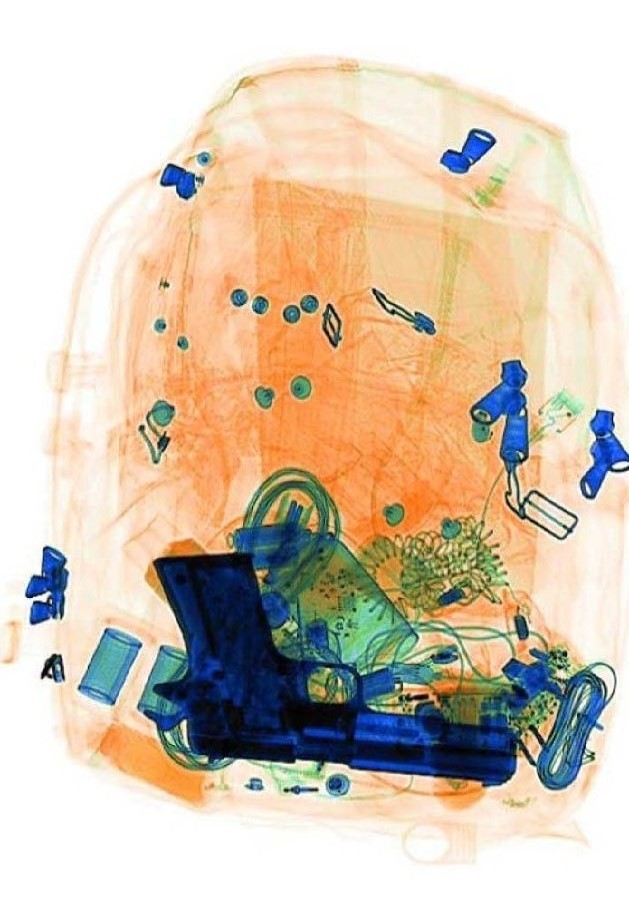
#> input picture code/images/gun.jpg, 629 x 902 px
$ python segmentation.py
#> lines starting #> are read from the running program, lines starting #| are printed output that depends on the picture; after the words box and inside, x2 and y2 are one past the last pixel; in counts of white or black regions, pixels touching at a corner belong together
import numpy as np
import cv2
from matplotlib import pyplot as plt


# Load the image
img = cv2.imread('./images/gun.jpg')
#> img is the input picture: shape (902, 629, 3); mean B, G, R 177.9, 196.9, 212.2
img = cv2.cvtColor(img, cv2.COLOR_BGR2RGB)

# Prepocess
gray = cv2.cvtColor(img, cv2.COLOR_BGR2GRAY)
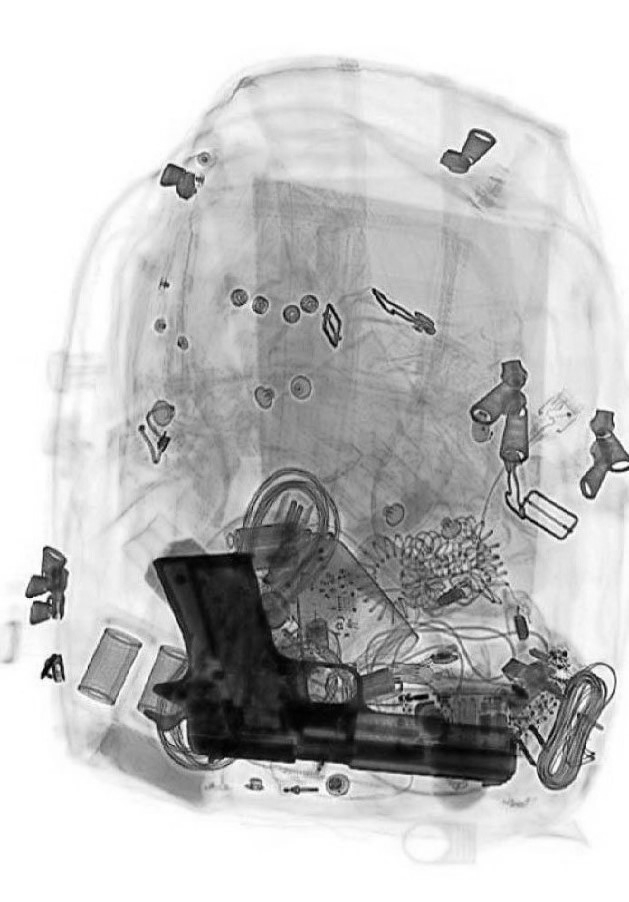
#> gray: shape (902, 629); min 0, max 255, mean 193
blur = cv2.blur(gray, (3, 3), 1)
flag, thresh = cv2.threshold(blur, 69, 255, cv2.THRESH_BINARY_INV)
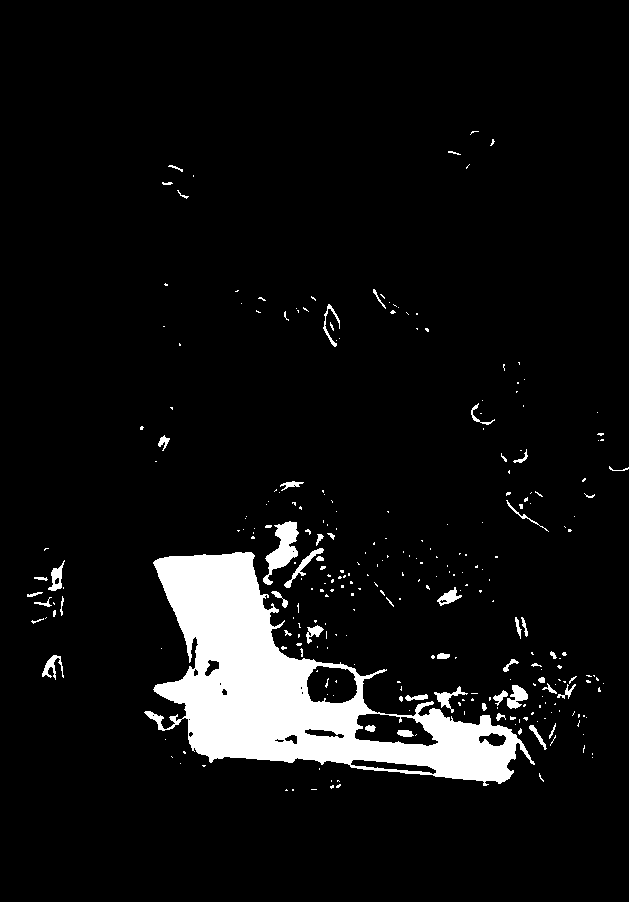
#> thresh: shape (902, 629); 6.9% white; 283 white regions (232 under 20 px)

# Find contours
contours, hierarchy = cv2.findContours(thresh, cv2.RETR_TREE, cv2.CHAIN_APPROX_SIMPLE)
#> contours = 304 contours, 255 with area under 20; largest, box (x1, y1, x2, y2) and area: (144, 552, 535, 786) 36521, (354, 713, 439, 747) 1908, (306, 665, 358, 704) 1600, (263, 521, 299, 585) 914, (350, 759, 437, 775) 570
contours = sorted(contours, key=cv2.contourArea, reverse=True)
mask = np.zeros(img.shape, np.uint8)
cv2.drawContours(mask, contours[0:3], -1, (0, 0, 255), thickness=cv2.FILLED)
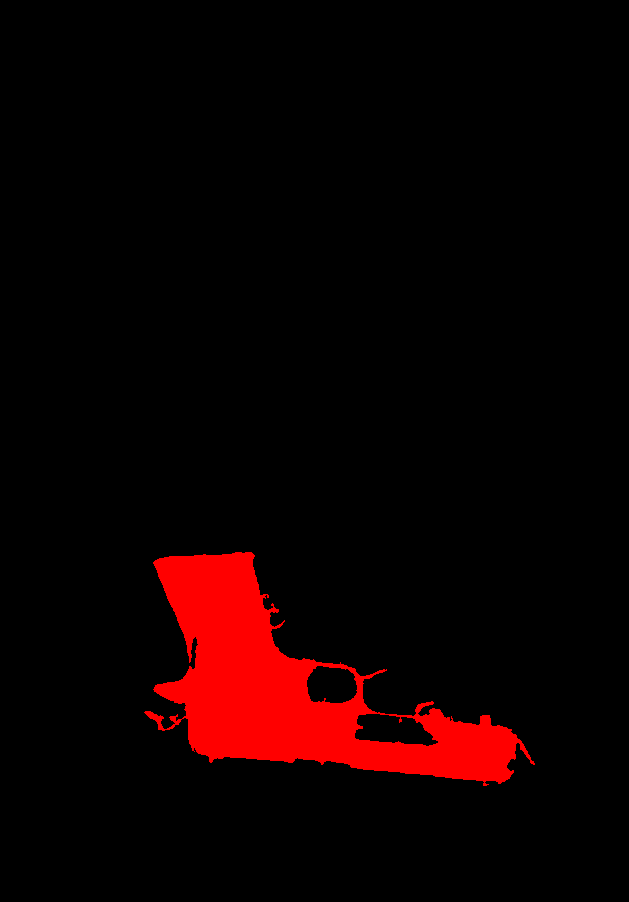
#> mask: shape (902, 629, 3); mean of channels 0, 1, 2 0, 0, 15.3; drawn as B, G, R

# Select long perimeters only
perimeters = [cv2.arcLength(contours[i], True) for i in range(len(contours))]
#> perimeters = 304 values, max 1720.6 at index 0, min 0 at index 210, mean 22.82
listindex = [i for i in range(15) if perimeters[i] > perimeters[0] / 2]
#> listindex = [0]
numcards = len(listindex)
#> numcards = 1

# Show images side by side using Matplotlib
fig = plt.figure(figsize=(15, 5))

# Original image
ax1 = fig.add_subplot(151)
ax1.imshow(img)
ax1.set_title('Original Image')
ax1.axis('off')

# Grayscale image
ax2 = fig.add_subplot(152)
ax2.imshow(gray, cmap='gray')
ax2.set_title('Grayscale')
ax2.axis('off')

# Blurred image
ax3 = fig.add_subplot(153)
ax3.imshow(blur, cmap='gray')
ax3.set_title('Blurred')
ax3.axis('off')

# Thresholded image
ax4 = fig.add_subplot(154)
ax4.imshow(thresh, cmap='gray')
ax4.set_title('Thresholded')
ax4.axis('off')

# Contours masked on the original image
ax5 = fig.add_subplot(155)
imgcont = img.copy()
[cv2.drawContours(imgcont, [contours[i]], -1, (0, 255, 0), -1) for i in listindex]
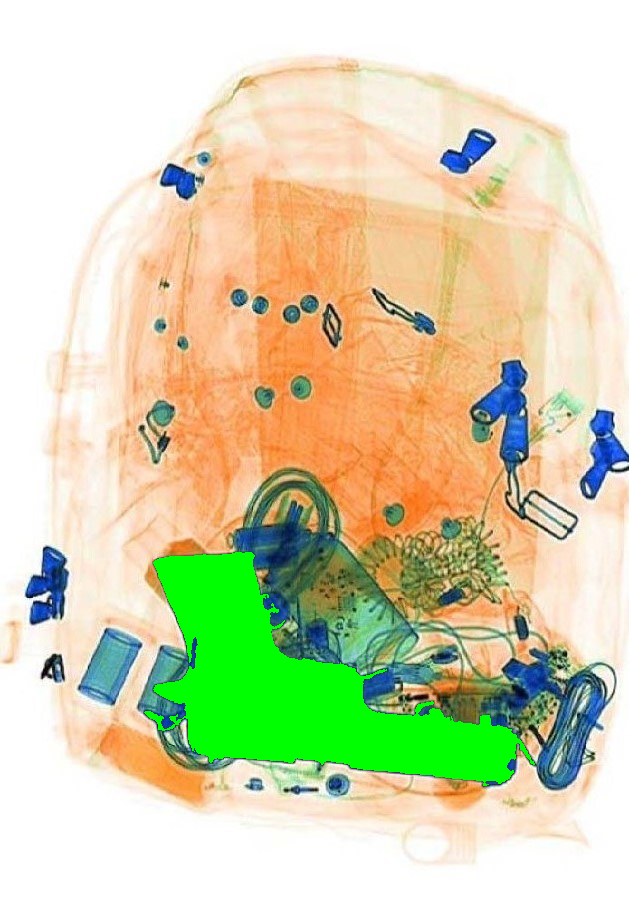
#> imgcont: shape (902, 629, 3); mean R, G, B 211.3, 211.7, 173.5
filled = cv2.addWeighted(img, 0.5, imgcont, 1 - 0.5, 0)
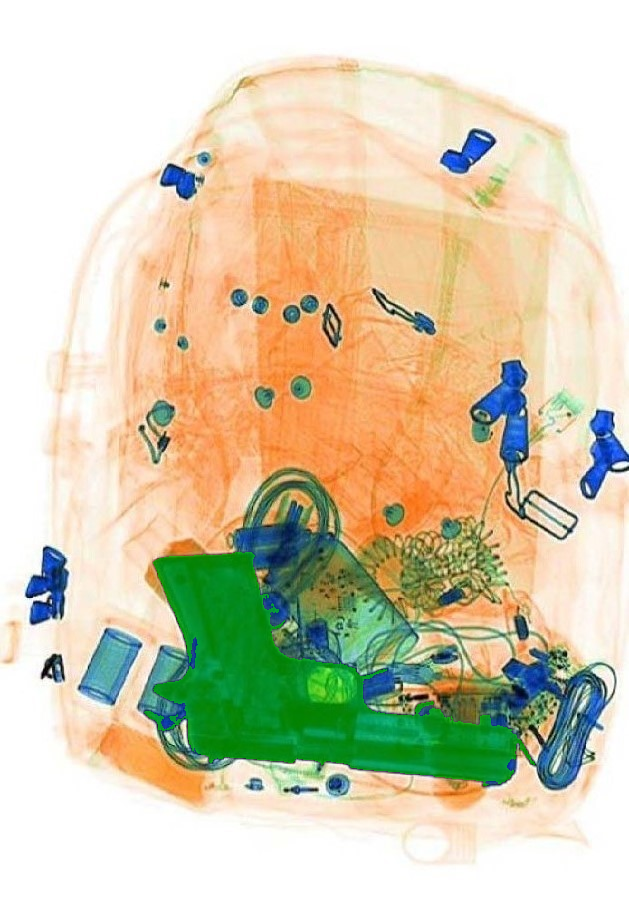
#> filled: shape (902, 629, 3); mean R, G, B 211.8, 204.3, 175.7
ax5.imshow(filled)
ax5.set_title('Segmented Image')
ax5.axis('off')

plt.tight_layout()
plt.show()

$ run again, with code/images/ammo.jpg copied over code/images/gun.jpg
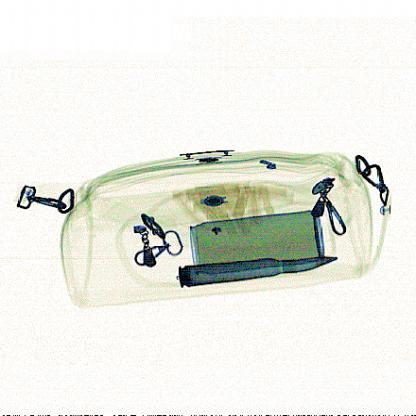
#> input picture code/images/ammo.jpg, 416 x 416 px
#> img is the input picture: shape (416, 416, 3); mean B, G, R 228.2, 235.8, 234.2
#> `flag, thresh = cv2.threshold(blur, 69, 255, cv2.THRESH_BINARY_INV)`:
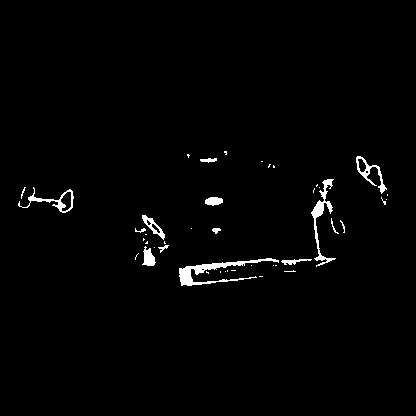
#> thresh: shape (416, 416); 1.6% white; 43 white regions (29 under 20 px)
#> contours = 49 contours, 36 with area under 20; largest, box (x1, y1, x2, y2) and area: (179, 258, 279, 286) 548, (311, 179, 336, 267) 364, (18, 187, 74, 213) 336, (356, 156, 387, 194) 276, (142, 215, 165, 240) 180
#> perimeters = 49 values, max 398.9 at index 0, min 0 at index 33, mean 38.03
#> listindex = [0, 1, 2]
#> numcards = 3
#> `[cv2.drawContours(imgcont, [contours[i]], -1, (0, 255, 0), -1) for i i..`:
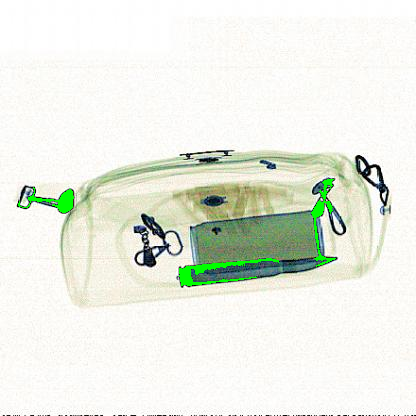
#> imgcont: shape (416, 416, 3); mean R, G, B 233.9, 237.8, 227.7

$ run again, with code/images/kni.jpg copied over code/images/gun.jpg
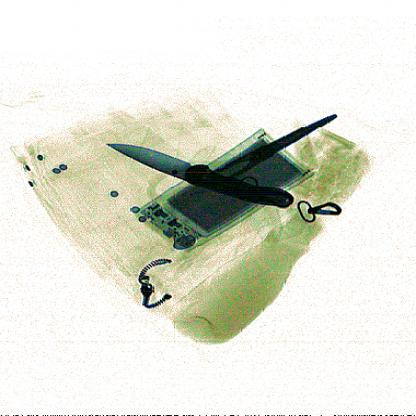
#> input picture code/images/kni.jpg, 416 x 416 px
#> img is the input picture: shape (416, 416, 3); mean B, G, R 215.2, 227, 225.3
#> `flag, thresh = cv2.threshold(blur, 69, 255, cv2.THRESH_BINARY_INV)`:
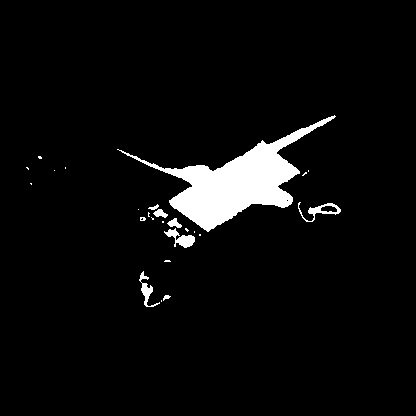
#> thresh: shape (416, 416); 4.6% white; 25 white regions (17 under 20 px)
#> contours = 28 contours, 21 with area under 20; largest, box (x1, y1, x2, y2) and area: (117, 115, 336, 232) 6666, (298, 202, 341, 222) 250, (164, 228, 195, 248) 224, (139, 271, 160, 307) 154, (320, 205, 338, 213) 92, (167, 218, 182, 228) 65, (153, 209, 168, 218) 62
#> perimeters = 28 values, max 696.5 at index 0, min 0 at index 24, mean 48.92
#> listindex = [0]
#> numcards = 1
#> imgcont: shape (416, 416, 3); mean R, G, B 224.5, 235.8, 213.9
#> `filled = cv2.addWeighted(img, 0.5, imgcont, 1 - 0.5, 0)`:
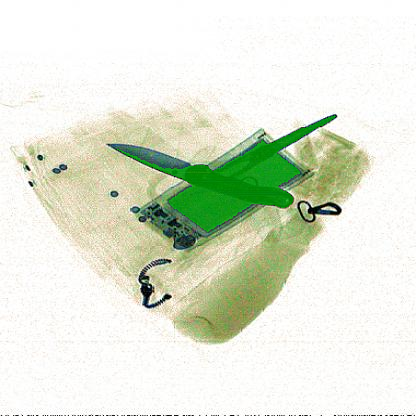
#> filled: shape (416, 416, 3); mean R, G, B 224.9, 231.4, 214.6
